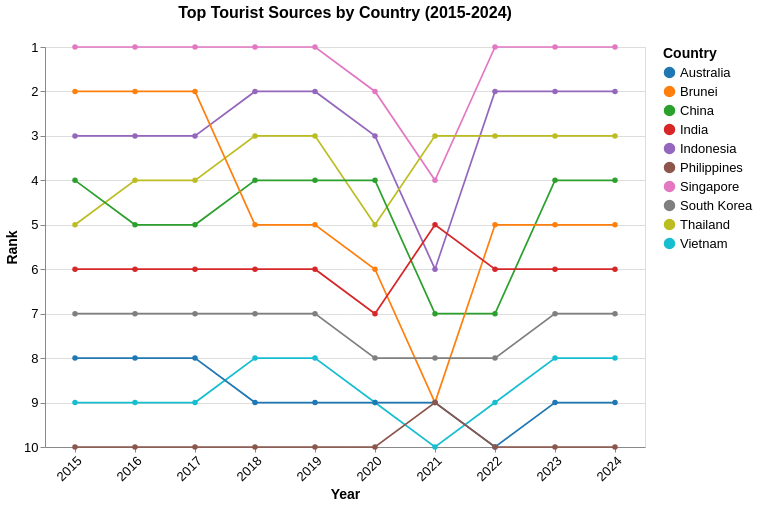

This figure's Vega-Lite source:
### Vega-Lite specification from a JSON file in a GitHub repository (floating-point values rounded to 4 significant figures)
{"$schema": "https://vega.github.io/schema/vega-lite/v5.json", "title": {"text": "Top Tourist Sources by Country (2015-2024)", "fontSize": 16, "anchor": "middle", "offset": 10, "dy": -10}, "data": {"values": [{"Country": "Singapore", "year": 2024, "Visitors": 4276007, "rank": 1}, {"Country": "Singapore", "year": 2023, "Visitors": 8308230, "rank": 1}, {"Country": "Singapore", "year": 2022, "Visitors": 5222991, "rank": 1}, {"Country": "Singapore", "year": 2021, "Visitors": 16308, "rank": 4}, {"Country": "Singapore", "year": 2020, "Visitors": 1545255, "rank": 2}, {"Country": "Singapore", "year": 2019, "Visitors": 10163882, "rank": 1}, {"Country": "Singapore", "year": 2018, "Visitors": 10615986, "rank": 1}, {"Country": "Singapore", "year": 2017, "Visitors": 12441713, "rank": 1}, {"Country": "Singapore", "year": 2016, "Visitors": 13272961, "rank": 1}, {"Country": "Singapore", "year": 2015, "Visitors": 12930754, "rank": 1}, {"Country": "Indonesia", "year": 2024, "Visitors": 1786630, "rank": 2}, {"Country": "Indonesia", "year": 2023, "Visitors": 3108165, "rank": 2}, {"Country": "Indonesia", "year": 2022, "Visitors": 1481739, "rank": 2}, {"Country": "Indonesia", "year": 2021, "Visitors": 11025, "rank": 6}, {"Country": "Indonesia", "year": 2020, "Visitors": 711723, "rank": 3}, {"Country": "Indonesia", "year": 2019, "Visitors": 3623277, "rank": 2}, {"Country": "Indonesia", "year": 2018, "Visitors": 3277689, "rank": 2}, {"Country": "Indonesia", "year": 2017, "Visitors": 2796570, "rank": 3}, {"Country": "Indonesia", "year": 2016, "Visitors": 3049964, "rank": 3}, {"Country": "Indonesia", "year": 2015, "Visitors": 2788033, "rank": 3}, {"Country": "Thailand", "year": 2024, "Visitors": 813783, "rank": 3}, {"Country": "Thailand", "year": 2023, "Visitors": 1551282, "rank": 3}, {"Country": "Thailand", "year": 2022, "Visitors": 715528, "rank": 3}, {"Country": "Thailand", "year": 2021, "Visitors": 59607, "rank": 3}, {"Country": "Thailand", "year": 2020, "Visitors": 394413, "rank": 5}, {"Country": "Thailand", "year": 2019, "Visitors": 1884306, "rank": 3}, {"Country": "Thailand", "year": 2018, "Visitors": 1914692, "rank": 3}, {"Country": "Thailand", "year": 2017, "Visitors": 1836522, "rank": 4}, {"Country": "Thailand", "year": 2016, "Visitors": 1780800, "rank": 4}, {"Country": "Thailand", "year": 2015, "Visitors": 1343569, "rank": 5}, {"Country": "China", "year": 2024, "Visitors": 1449711, "rank": 4}, {"Country": "China", "year": 2023, "Visitors": 1474114, "rank": 4}, {"Country": "China", "year": 2022, "Visitors": 211363, "rank": 7}, {"Country": "China", "year": 2021, "Visitors": 7701, "rank": 7}, {"Country": "China", "year": 2020, "Visitors": 405149, "rank": 4}, {"Country": "China", "year": 2019, "Visitors": 3114257, "rank": 4}, {"Country": "China", "year": 2018, "Visitors": 2944133, "rank": 4}, {"Country": "China", "year": 2017, "Visitors": 2281666, "rank": 5}, {"Country": "China", "year": 2016, "Visitors": 2124942, "rank": 5}, {"Country": "China", "year": 2015, "Visitors": 1677163, "rank": 4}, {"Country": "Brunei", "year": 2024, "Visitors": 565999, "rank": 5}, {"Country": "Brunei", "year": 2023, "Visitors": 811833, "rank": 5}, {"Country": "Brunei", "year": 2022, "Visitors": 301757, "rank": 5}, {"Country": "Brunei", "year": 2021, "Visitors": 773, "rank": 9}, {"Country": "Brunei", "year": 2020, "Visitors": 136020, "rank": 6}, {"Country": "Brunei", "year": 2019, "Visitors": 1216123, "rank": 5}, {"Country": "Brunei", "year": 2018, "Visitors": 1382031, "rank": 5}, {"Country": "Brunei", "year": 2017, "Visitors": 1660506, "rank": 2}, {"Country": "Brunei", "year": 2016, "Visitors": 1391016, "rank": 2}, {"Country": "Brunei", "year": 2015, "Visitors": 1133555, "rank": 2}, {"Country": "India", "year": 2024, "Visitors": 537493, "rank": 6}, {"Country": "India", "year": 2023, "Visitors": 671846, "rank": 6}, {"Country": "India", "year": 2022, "Visitors": 324548, "rank": 6}, {"Country": "India", "year": 2021, "Visitors": 3916, "rank": 5}, {"Country": "India", "year": 2020, "Visitors": 155883, "rank": 7}, {"Country": "India", "year": 2019, "Visitors": 735309, "rank": 6}, {"Country": "India", "year": 2018, "Visitors": 600311, "rank": 6}, {"Country": "India", "year": 2017, "Visitors": 552739, "rank": 6}, {"Country": "India", "year": 2016, "Visitors": 638578, "rank": 6}, {"Country": "India", "year": 2015, "Visitors": 722141, "rank": 6}, {"Country": "South Korea", "year": 2024, "Visitors": 232711, "rank": 7}, {"Country": "South Korea", "year": 2023, "Visitors": 400853, "rank": 7}, {"Country": "South Korea", "year": 2022, "Visitors": 146384, "rank": 8}, {"Country": "South Korea", "year": 2021, "Visitors": 3028, "rank": 8}, {"Country": "South Korea", "year": 2020, "Visitors": 119750, "rank": 8}, {"Country": "South Korea", "year": 2019, "Visitors": 673065, "rank": 7}, {"Country": "South Korea", "year": 2018, "Visitors": 616783, "rank": 7}, {"Country": "South Korea", "year": 2017, "Visitors": 484528, "rank": 7}, {"Country": "South Korea", "year": 2016, "Visitors": 444439, "rank": 7}, {"Country": "South Korea", "year": 2015, "Visitors": 421161, "rank": 7}, {"Country": "Vietnam", "year": 2024, "Visitors": 137344, "rank": 8}, {"Country": "Vietnam", "year": 2023, "Visitors": 286083, "rank": 8}, {"Country": "Vietnam", "year": 2022, "Visitors": 123931, "rank": 9}, {"Country": "Vietnam", "year": 2021, "Visitors": 14136, "rank": 10}, {"Country": "Vietnam", "year": 2020, "Visitors": 71622, "rank": 9}, {"Country": "Vietnam", "year": 2019, "Visitors": 892716, "rank": 8}, {"Country": "Vietnam", "year": 2018, "Visitors": 786327, "rank": 8}, {"Country": "Vietnam", "year": 2017, "Visitors": 638135, "rank": 9}, {"Country": "Vietnam", "year": 2016, "Visitors": 703737, "rank": 9}, {"Country": "Vietnam", "year": 2015, "Visitors": 646891, "rank": 9}, {"Country": "Australia", "year": 2024, "Visitors": 159318, "rank": 9}, {"Country": "Australia", "year": 2023, "Visitors": 276477, "rank": 9}, {"Country": "Australia", "year": 2022, "Visitors": 118598, "rank": 10}, {"Country": "Australia", "year": 2021, "Visitors": 33451, "rank": 9}, {"Country": "Australia", "year": 2020, "Visitors": 195146, "rank": 9}, {"Country": "Australia", "year": 2019, "Visitors": 1282782, "rank": 9}, {"Country": "Australia", "year": 2018, "Visitors": 1034871, "rank": 9}, {"Country": "Australia", "year": 2017, "Visitors": 899202, "rank": 8}, {"Country": "Australia", "year": 2016, "Visitors": 737115, "rank": 8}, {"Country": "Australia", "year": 2015, "Visitors": 714047, "rank": 8}, {"Country": "Philippines", "year": 2024, "Visitors": 60100, "rank": 10}, {"Country": "Philippines", "year": 2023, "Visitors": 137781, "rank": 10}, {"Country": "Philippines", "year": 2022, "Visitors": 86462, "rank": 10}, {"Country": "Philippines", "year": 2021, "Visitors": 10229, "rank": 9}, {"Country": "Philippines", "year": 2020, "Visitors": 53889, "rank": 10}, {"Country": "Philippines", "year": 2019, "Visitors": 1114257, "rank": 10}, {"Country": "Philippines", "year": 2018, "Visitors": 1167375, "rank": 10}, {"Country": "Philippines", "year": 2017, "Visitors": 1066461, "rank": 10}, {"Country": "Philippines", "year": 2016, "Visitors": 1029488, "rank": 10}, {"Country": "Philippines", "year": 2015, "Visitors": 957408, "rank": 10}]}, "width": 600, "height": 400, "mark": {"type": "line", "point": true, "strokeWidth": 1.7}, "encoding": {"x": {"field": "year", "type": "ordinal", "title": "Year", "axis": {"labelOverlap": "parity", "labelAngle": -45}}, "y": {"field": "rank", "type": "quantitative", "title": "Rank", "scale": {"domain": [10, 1], "nice": true}, "axis": {"reverse": true}}, "color": {"field": "Country", "type": "nominal", "scale": {"scheme": "category10"}}, "tooltip": [{"field": "Country", "type": "nominal", "title": "Country"}, {"field": "year", "type": "ordinal", "title": "Year"}, {"field": "rank", "type": "quantitative", "title": "Rank"}, {"field": "Visitors", "type": "quantitative", "title": "Visitors", "format": ","}]}, "config": {"axis": {"labelFontSize": 13, "titleFontSize": 14}, "legend": {"labelFontSize": 13, "titleFontSize": 14}, "tooltip": {"fontSize": 13}}}
